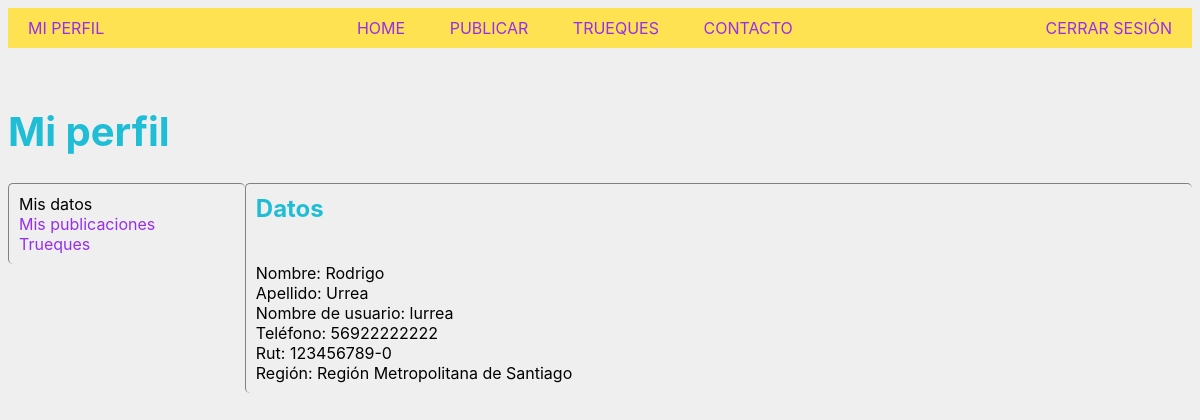
/perfil/lurrea/ (signed in), run on the app's committed database.
### truequeapp/models.py (models this page shows)
class Usuario(AbstractUser):
    id = models.IntegerField(blank=False, primary_key=True)
    rut = models.CharField(max_length=13, blank=True)
    numero = models.CharField(max_length=13, blank=True)
    red_social = models.URLField(blank=True)
    regiones = [('Arica y Parinacota', 'Arica y Parinacota'), ('Antofagasta', 'Antofagasta'), ('Tarapacá', 'Tarapacá'),
                ('Atacama', 'Atacama'), ('Coquimbo', 'Coquimbo'), ('Valparaíso', 'Valparaíso'),
                ('Región del Libertador Gral. Bernardo O’Higgins', 'Región del Libertador Gral. Bernardo O’Higgins'),
                ('Región del Maule', 'Región del Maule'), ('Región del Biobío', 'Región del Biobío'),
                ('Región de la Araucanía', 'Región de la Araucanía'), ('Región de Los Ríos', 'Región de Los Ríos'),
                ('Región de Los Lagos', 'Región de Los Lagos'),
                ('Región Aisén del Gral. Carlos Ibáñez del Campo', 'Región Aisén del Gral. Carlos Ibáñez del Campo'),
                ('Región de Magallanes y de la Antártíca Chilena', 'Región de Magallanes y de la Antártíca Chilena'),
                ('Región Metropolitana de Santiago', 'Región Metropolitana de Santiago')]
    region = models.CharField(max_length=254, choices=regiones)
    correo_respaldo = models.EmailField(max_length=254, blank=True)

### truequeapp/views.py (the view, shortened to what this page needs)
# urls.py: url(r'^perfil/(?P<username>[\w\-]+)/$', views.perfil, name='perfil'),
def perfil(request, username):
    try:
        usuario = Usuario.objects.get(username=username)
    except:
        datos = {"usuario": username}
        return render(request, "truequeapp/perfil_no_encontrado.html", datos)
    if request.user.is_authenticated and request.user == usuario:
        datos = {"nombre": usuario.first_name, "apellido": usuario.last_name, "usuario": usuario.username,
                 "rut": usuario.rut, "red_social": usuario.red_social, "email": usuario.email,
                 "telefono": usuario.numero, "region": usuario.region}
        return render(request, "truequeapp/mi_perfil.html", datos)
    else:
        return HttpResponseRedirect('/login/')

### truequeapp/templates/truequeapp/mi_perfil.html (shortened to what this page needs)
<!DOCTYPE html>
<html lang="es">
{% load static %}
<head>
    <link rel="stylesheet" type="text/css" href="{% static 'truequeapp/css/mi_perfil.css' %}">
</head>
<body>
    {% include "barra.html" %}
    <div>
        <h1 class="tgrande">Mi perfil</h1>
        <div class="row">
            <div class="column left">
                Mis datos<br>
                <a href="/mis_publicaciones/">Mis publicaciones </a><br>
                <a href="/mis_trueques/">Trueques</a>
            </div>
            <div  class="column right">
                <div class="titulo">Datos</div><br><br>
                Nombre: {{nombre}}<br>
                Apellido: {{apellido}}<br>
                Nombre de usuario: {{usuario}}<br>
                Teléfono: {{telefono}}<br>
                Rut: {{rut}}<br>
                Región: {{region}}
            </div>
        </div>
    </div>
</body>
</html>

### truequeapp/static/truequeapp/css/mi_perfil.css (style rules this page uses)
* { box-sizing: border-box; }
.column { float: left; padding: 10px; height: available; }
.left { text-align: left; display: inline; border-left: 1px solid gray; border-top: 1px solid gray; border-collapse: collapse; border-radius: 5px; width: 20%; height: auto; }
.right { border-left: 1px solid gray; border-top: 1px solid gray; border-collapse: collapse; border-radius: 5px; text-align: left; width: 80%; height: available; }
.row:after { content: ""; display: table; clear: both; }
.titulo { font-weight: bold; font-size: 150%; color: #20BED6; }
.tgrande { font-weight: bold; font-size: 250%; color: #20BED6 }

### truequeapp/static/truequeapp/css/barra.css (style rules this page uses)
body { font-family: -apple-system, BlinkMacSystemFont, Segoe UI, Helvetica, Arial, sans-serif, Apple Color Emoji, Segoe UI Emoji; background-color: #efefef; }
a { text-decoration-line: none; color: #952FED; }

### data on the page
Usuario: first_name "Rodrigo", last_name "Urrea", username "lurrea", numero "56922222222", rut "123456789-0", region "Región Metropolitana de Santiago"
